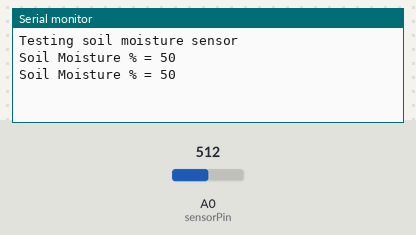
Recording of a sketch running on a simulated Arduino Uno, built with avr-gcc and run on an emulated ATmega328P. Shown: the last lines printed to the serial monitor. The test bench sets the inputs (shaded band); at power-on: A0 (sensorPin) = 512.

Above: at 2.8 s.
2.9 s: A0 (sensorPin) set to 716
At 4.6 s:
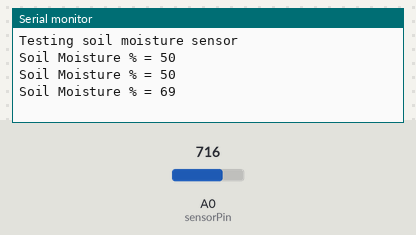
5.6 s: A0 (sensorPin) set to 900
At 7.3 s:
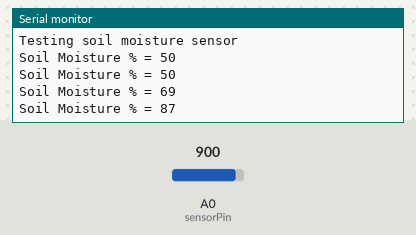
Timing chart, 0 to 8.8 s (numbered marks = the images above; inputs shaded):
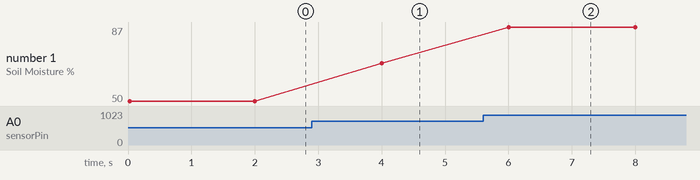

The sketch:

soilMoisture.ino
```cpp
int sensorPin = A0;
int sensorValue=0;
void setup() {
  pinMode(sensorPin,INPUT);
  Serial.begin(9600);
  Serial.println("Testing soil moisture sensor");

}

void loop() {
  sensorValue=analogRead(sensorPin);
  int moisture = map(sensorValue,0,1023,0,100);
  Serial.print("Soil Moisture % = ");
  Serial.println(moisture);

  delay(2000);
}
```

irSensor.ino
```cpp

```

ultrasonic.ino
```cpp

```

Measured:
- after the input at 2.9 s, the serial monitor: prints a new line after 1.1 s (image 1)
- after the input at 5.6 s, the serial monitor: prints a new line after 0.40 s (image 2)
- plotted number 1: 50 → 69 after the input at 2.9 s, 69 → 87 after the input at 5.6 s
